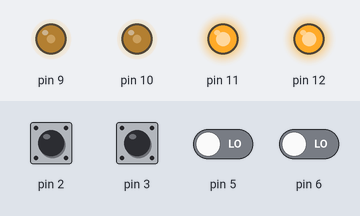
A sketch run on a simulated Arduino Uno, built with avr-gcc and run on an emulated ATmega328P. On the bench: output pins drawn as LEDs (lit = HIGH). Inputs (shaded band) come from the test bench; at power-on: pin 2, pin 3 HIGH, pin 5, pin 6 LOW.

Above: at 1.2 s.
1.3 s: pin 2 pulled LOW for 0.15 s
At 2.3 s:
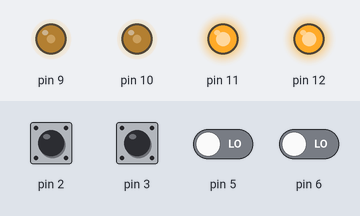
2.9 s: pin 3 pulled LOW for 0.15 s
At 3.8 s:
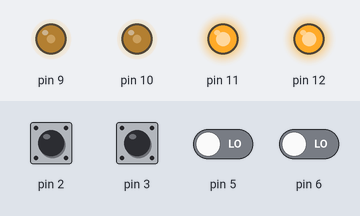
Timing chart, 0 to 5.9 s (numbered marks = the images above; inputs shaded):
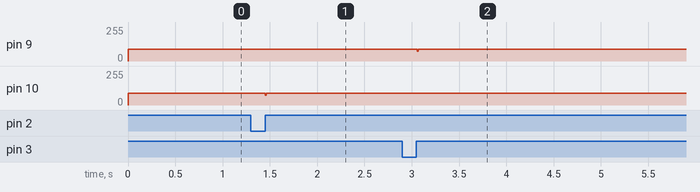

The sketch:

Control_Depurado.ino
```cpp
#include "digitalWriteFast.h"

//Contadores de los encorders
volatile int ISRCounter_I = 0;
volatile int ISRCounter_D = 0;
int counter_I = 0,contant_I = 0;
int counter_D = 0,contant_D = 0;

//Variables y constantes para el control PID

const float kp_I=30,ki_I=0.01,kd_I=3;
const float kp_D=40,ki_D=0.01,kd_D=2;

float Pi_D=0,Pi_I=0;
const int t=10;
const float veld=0.0;
int i=0,j=0;

void setup() {
 pinMode(2, INPUT_PULLUP);
 pinMode(3, INPUT_PULLUP);
 pinMode(5,INPUT);
 pinMode(6,INPUT);
 pinMode(11,OUTPUT);
 pinMode(12,OUTPUT);
 attachInterrupt(digitalPinToInterrupt(3), motorI, RISING);
 attachInterrupt(digitalPinToInterrupt(2), motorD, RISING);
 Serial.begin(9600);
 digitalWrite(11,HIGH);
 digitalWrite(12,HIGH);
}

void loop() {

    actualiza();

    if(i==j){

      control();
      almacena();
      contant_I=counter_I;
      contant_D=counter_D;
      j+=t;
    }

    delay(1);
    i++;
}

void control(){

    float vel_I=(counter_I-contant_I)*1.2/t;
    float vel_D=(counter_D-contant_D)*1.2/t;
    float eI=veld-vel_I;
    float eD=veld-vel_D;

    if(fabs(eI)<0.4)
     Pi_I+=ki_I*(eI)*t;
    if(fabs(eD)<0.4)
     Pi_D+=ki_D*(eD)*t;

    float PID_I=PID(eI,kp_I,kd_I,Pi_I,15);
    float PID_D=PID(eD,kp_D,kd_D,Pi_D,20);

    analogWrite(9,PID_I);
    analogWrite(10,PID_D);

    /*Serial.print("I: ");
    Serial.print(vel_I);
    Serial.print(" D: ");
    Serial.println(vel_D);*/
}

float PID(float e,float kp,float kd,float Pi,float li){
 float Pp=fabs(e*kp);
 float Pd=kd*e/t;
 float P;

 if(e>0){
   P=Pp+Pd+Pi;
   P= map(P,0,30,90,200);//Mapeamos PID al rango de velocidades del motor para baje la velocidad del motor
   if(P>200)
     P=200;
 }
 else{
   P=Pp+Pd-Pi;
   P= map(P,0,li,90,0);//Mapeamos PID al rango de velocidades del motor para baje la velocidad del motor
   if(P<0)
    P=0;
 }

 return P;
}

//Funciones de los encoders de los encoders
void motorI(){
 digitalReadFast(3) != digitalReadFast(6)?ISRCounter_I++:ISRCounter_I--;
}
void motorD(){
 (digitalReadFast(2) == digitalReadFast(5))?ISRCounter_D--:ISRCounter_D++;
}

void actualiza(){
  counter_I = ISRCounter_I;
  counter_D = ISRCounter_D;
}

void almacena(){
  contant_I=counter_I;
  contant_D=counter_D;
}
```

Measured:
- after the input at 1.3 s, pin 10: 90/255 → 72/255 after 0.15 s, → 90/255 0.01 s later
- after the input at 2.9 s, pin 9: 90/255 → 72/255 after 0.16 s, → 90/255 0.01 s later
